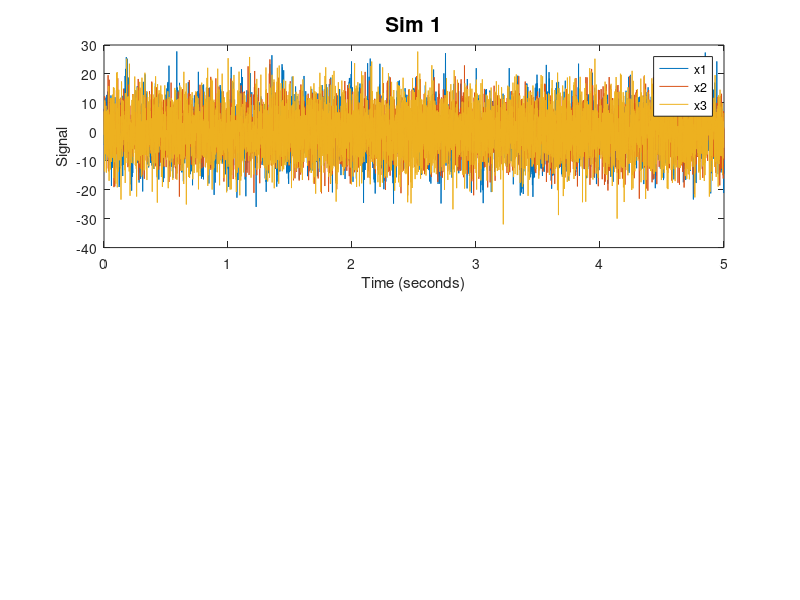

This chart was generated by the following MATLAB code: (Note: this script raises an error after producing the figure.)
%% Simulation 1, 3 N network

T = 5;      % total length of recording (seconds)
dt = 0.001; % seconds

f0 = 1/dt;  % sampling frequency (Hz)
N1 = T*f0;   % number of samples needed
df = 1/T;   % frequency resolution
fNQ = f0/2; % Nyquist frequency

taxis = dt:dt:T; % time axis
%%% simulate data ---------------------------------------------------------
a1 = 0.07*[hann(20)', -0.5*ones(20,1)']';   %AR coefficients for signal 1
a2 = 0.05*[-0.5*ones(20,1)', hann(20)']';    %                  ...signal 2
a3 = -.3*ones(size(a1));                    %                  ...signal 3

L = length(a1);                             % Number of AR terms.
N = N1+L;                                 % Number of time steps.

x1 = zeros(N,1);
x2 = zeros(N,1);                           %Create the AR model,
x3 = zeros(N,1);    

noise = 7;                                 % noise level

for k=L+1:N                                % For each time step,
    x1(k) = sum(a1.*x1(k-1:-1:k-L)) + sum(a2.*x2(k-1:-1:k-L)) +  noise*randn();
    x2(k) = sum(a2.*x2(k-1:-1:k-L)) + noise*randn();
    x3(k) = sum(a3.*x3(k-1:-1:k-L)) + noise*randn();  %...x(now) depends on past.
end
x1 = x1(L+1:end);                          % Drop the first L terms (0s).   
x2 = x2(L+1:end);                             
x3 = x3(L+1:end);

figure;
subplot (2,3,[1 3])                              %Plot signals.
plot(taxis,x1)
hold on
plot(taxis,x2)
plot(taxis,x3)
ylabel('Signal')
xlabel('Time (seconds)')
legend('x1','x2','x3')
title('Sim 1','FontSize',15);

%%% Define inputs for model building and GoF -------------------------
data = [x1';x2';x3'];                      % Conglomerate data in one matrix
nlags = 40;                               % Define order of AR model
                                           % needs to be larger than true
                                           % order
%%%% true coefficients 
true_coeffs = cell(3);
true_coeffs{1,1} = padarray(a1,nlags-L,'post'); % True coefficents up to 
true_coeffs{1,2} = padarray(a2,nlags-L,'post'); %     number of lags being estimated
true_coeffs{1,3} = zeros(nlags,1);

true_coeffs{2,1} = zeros(nlags,1);
true_coeffs{2,2} = padarray(a2,nlags-L,'post');
true_coeffs{2,3} = zeros(nlags,1);

true_coeffs{3,1} = zeros(nlags,1);
true_coeffs{3,2} = zeros(nlags,1);
true_coeffs{3,3} = padarray(a3,nlags-L,'post');

tic
[ adj_spline ] = build_ar_splines( data, nlags); % Build network using splines
splinetime  = toc;
tic
[ adj_stand] = build_ar( data, nlags );          % Build network using standard ar
standardtime = toc;



subplot 234; 
adj_true = [1 1 0; 0 1 0; 0 0 1];          % Plot true network
plotNetwork(adj_true)
title('Truth');
subplot 235;                               % Plot network using standard regressors
str = {num2str(standardtime), ' seconds' };
plotNetwork(adj_stand)
title(strcat({'Standard, '},num2str(standardtime),{' s'}))
subplot 236;                               % Plot network using spline regressors
plotNetwork(adj_spline)
title(strcat({'Spline, '},num2str(splinetime),{' s'}))


b_est = ar_gof(adj_spline, adj_stand,data, nlags,true_coeffs,taxis,1); % Run goodness of fit tests

%% Simulation 2, 3 N network
T = 5;      % total length of recording (seconds)
dt = 0.001; % seconds

f0 = 1/dt;  % sampling frequency (Hz)
N1 = T*f0;   % number of samples needed
df = 1/T;   % frequency resolution
fNQ = f0/2; % Nyquist frequency

taxis = dt:dt:T; % time axis
%%% Simulate signals --------------------------------------------------
a1 = 0.07*[hann(20)', -0.5*ones(20,1)']';   %AR coeffictients for signal 1
a2 = 0.03*[-0.5*ones(20,1)', hann(20)']';   %                  ...signal 2
a3 = -.3*ones(size(a1));                    %                  ...signal 3

L = length(a1);                             % Number of AR terms.

N = N1+L;                                 % Number of time steps.
x1 = zeros(N,1);
x2 = zeros(N,1);    
x3 = zeros(N,1);
noise = 7;                                  % noise level


                                            % Create AR model
for k=L+1:N                                 %For each time step,
    x1(k) = sum(a1.*x1(k-1:-1:k-L)) + sum(a2.*x2(k-1:-1:k-L)) +  noise*randn();
    x2(k) = sum(a2.*x2(k-1:-1:k-L)) + sum(a1.*x1(k-1:-1:k-L)) + noise*randn();
    x3(k) = sum(a3.*x3(k-1:-1:k-L)) + noise*randn();  %...x(now) depends on past.  
end
x1 = x1(L+1:end);       
x2 = x2(L+1:end);                           %Drop the first terms (0s).
x3 = x3(L+1:end);

figure(1);
subplot(2,3,[1 3])                          %Plot signals.
plot(taxis,x1)
hold on
plot(taxis,x2)
plot(taxis,x3)
ylabel('Signal')
xlabel('Time (seconds)')
legend('x1','x2','x3')

title('Scenario 2: 1 drives 1 and 2, 2 drives 1 and 2, and 3 is independent');

%%% Define inputs for model building and GoF -------------------------
data = [x1';x2';x3'];                      % Conglomerate data in one matrix
nlags = 100;                                % Define order of AR model

%%%% true coefficients

true_coeffs = cell(3);
true_coeffs{1,1} = padarray(a1,nlags-L,'post'); % True coefficents up to 
true_coeffs{1,2} = padarray(a2,nlags-L,'post'); %     number of lags being estimated
true_coeffs{1,3} = zeros(nlags,1);

true_coeffs{2,1} = padarray(a1,nlags-L,'post');
true_coeffs{2,2} = padarray(a2,nlags-L,'post');
true_coeffs{2,3} = zeros(nlags,1);

true_coeffs{3,1} = zeros(nlags,1);
true_coeffs{3,2} = zeros(nlags,1);
true_coeffs{3,3} = padarray(a3,nlags-L,'post');


tic
[ adj_spline ] = build_ar_splines( data, nlags); % Build network using splines
splinetime  = toc;
tic
[ adj_stand] = build_ar( data, nlags );          % Build network using standard AR
standardtime = toc; 

subplot 234; 
adj_true = [1 1 0; 1 1 0; 0 0 1];          % Plot true network
plotNetwork(adj_true)
title('Truth');
subplot 235;                               % Plot network using standard regressors
plotNetwork(adj_stand)
title(strcat({'Standard, '},num2str(standardtime),{' s'}))
subplot 236;                               % Plot network using spline regressors
plotNetwork(adj_spline)
title(strcat({'Spline, '},num2str(splinetime),{' s'}))

 
ar_gof(adj_spline, adj_stand,data, nlags,true_coeffs,taxis,1); % Run goodness of fit tests

%% Simulation 3, 3 N network
T = 5;      % total length of recording (seconds)
dt = 0.001; % seconds

f0 = 1/dt;  % sampling frequency (Hz)
N1 = T*f0;   % number of samples needed
df = 1/T;   % frequency resolution
fNQ = f0/2; % Nyquist frequency

taxis = dt:dt:T; % time axis

%%% Simulate signals ----------------------------------------------------
a1 = 0.07*[hann(20)', -0.5*ones(20,1)']';   % AR coefficients for signal 1
a3 = 0.03*[-0.5*ones(20,1)', hann(20)']';%-.3*ones(size(a1));       %  ... signal 3

L = length(a1);                            % Number of AR terms.

N = N1+L;                                % Number of time steps.


noise = 5 ;                                % noise level


x1 = zeros(N,1);                           % Create the AR model, 
x2 = zeros(N,1);                           
x3 = zeros(N,1);                             
                                 
for k=L+1:N 
                                                      % for each time step,
    x1(k) = sum(a1.*x3(k-1:-1:k-L)) + noise*randn();
    x2(k) = sum(a1.*x3(k-1:-1:k-L)) + noise*randn();
    x3(k) = sum(a3.*x3(k-1:-1:k-L)) + noise*randn();  %...x(now) depends on past.                                        %...x(now) depends on past.

end
x1 = x1(L+1:end);                                     % Drop the first terms (0s).
x2 = x2(L+1:end);
x3 = x3(L+1:end);                           



figure;
subplot(2,3,[1 3])                              % Plot signals.
plot(taxis,x1)
hold on
plot(taxis,x2)
plot(taxis,x3)
ylabel('Signal')
xlabel('Time (seconds)')
legend('x1','x2','x3')
title('Scenario 3: 3 drives 1 and 2');

%%% Define inputs for model building with splines -------------------------
data = [x1';x2';x3'];                      % Conglomerate data in one matrix
nlags = 40;                                % Define order of AR model

%%%% true coefficients

true_coeffs = cell(3);
true_coeffs{1,1} = zeros(nlags,1);       % True coefficents up to 
true_coeffs{1,2} = zeros(nlags,1);       %     number of lags being estimated
true_coeffs{1,3} = padarray(a1,nlags-L,'post');

true_coeffs{2,1} = zeros(nlags,1);
true_coeffs{2,2} = zeros(nlags,1);
true_coeffs{2,3} = padarray(a1,nlags-L,'post');

true_coeffs{3,1} = zeros(nlags,1);
true_coeffs{3,2} = zeros(nlags,1);
true_coeffs{3,3} = padarray(a3,nlags-L,'post');


tic
[ adj_spline ] = build_ar_splines( data, nlags); % Build network using splines
splinetime  = toc;
tic
[ adj_stand] = build_ar( data, nlags );          % Build network using standard AR
standardtime = toc;

subplot 234; 
adj_true = [0 0 1; 0 0 1; 0 0 1];          % Plot true network
plotNetwork(adj_true)
title('Truth');
          
subplot 235;                               % Plot network using standard regressors
plotNetwork(adj_stand)
title(strcat({'Standard, '},num2str(standardtime),{' s'}))

subplot 236;                               % Plot network using spline regressors
plotNetwork(adj_spline)
title(strcat({'Spline, '},num2str(splinetime),{' s'}))



ar_gof(adj_spline, adj_stand,data, nlags,true_coeffs,taxis,3); % Run goodness of fit tests

%% Simulation 4, 6 N network---------------------------------------------
T = 5;      % total length of recording (seconds)
dt = 0.001; % seconds

f0 = 1/dt;  % sampling frequency (Hz)
N1 = T*f0;   % number of samples needed
df = 1/T;   % frequency resolution
fNQ = f0/2; % Nyquist frequency

taxis = dt:dt:T; % time axis

a1 = 0.07*[0.1*hann(20)', -0.5*ones(20,1)']';
%a1 = 0.07*[hann(20)', -0.5*ones(20,1)']';   %AR coefficients for signal 1
a2 = 0.03*[-0.5*ones(20,1)', hann(20)']';    %                  ...signal 2
a3 = -0.3*ones(size(a1));                    %                  ...signal 3
a4 = 0.02*[hann(30)', -0.2*ones(1,10)]';
a5 = 0.1*[-0.8*ones(1,30), -0.8*hann(10)']';
a6 = 0.25*[-0.6*ones(20,1)', -0.2*hann(20)']'; 


L = length(a1);                             % Number of AR terms.
N = N1+L;                                 % Number of time steps.

x1 = zeros(N,1);
x2 = zeros(N,1);                           %Create the AR model,
x3 = zeros(N,1);    
x4 = zeros(N,1);
x5 = zeros(N,1);
x6 = zeros(N,1);

noise = 7;                                 % noise level

for k=L+1:N                                % For each time step,
    x1(k) = sum(a1.*x1(k-1:-1:k-L)) + sum(a2.*x2(k-1:-1:k-L)) +  noise*randn(); 
    x2(k) = sum(a1.*x2(k-1:-1:k-L)) + sum(a4.*x4(k-1:-1:k-L)) +noise*randn();
    x3(k) = sum(a3.*x3(k-1:-1:k-L)) + sum(a2.*x4(k-1:-1:k-L)) + noise*randn();  %...x(now) depends on past.

    x4(k) = sum(a4.*x4(k-1:-1:k-L)) + noise*randn();
    x5(k) = sum(a5.*x2(k-1:-1:k-L)) + sum(a4.*x5(k-1:-1:k-L)) +noise*randn();
    x6(k) = sum(a6.*x6(k-1:-1:k-L)) + sum(a4.*x3(k-1:-1:k-L)) +noise*randn();
end
x1 = x1(L+1:end);                          % Drop the first L terms (0s).   
x2 = x2(L+1:end);                             
x3 = x3(L+1:end);
x4 = x4(L+1:end);
x5 = x5(L+1:end);
x6 = x6(L+1:end);
figure;
subplot (2,3,[1 3])                              %Plot signals.
plot(taxis,x1)
hold on
plot(taxis,x2)
plot(taxis,x3)
plot(taxis,x4)
plot(taxis,x5)
plot(taxis,x6)
ylabel('Signal')
xlabel('Time')
legend('x1','x2','x3','x4','x5','x6')
title('Six Node Network','FontSize',15);

data = [x1';x2';x3';x4';x5';x6'];                      % Conglomerate data in one matrix
nlags = 40;                               % Define order of AR model
                                           % needs to be larger than true
                                           % order

%%%% true coefficients 
true_coeffs = cell(6);
true_coeffs{1,1} = padarray(a1,nlags-L,'post'); % True coefficents up to 
true_coeffs{1,2} = padarray(a2,nlags-L,'post'); %     number of lags being estimated
true_coeffs{1,3} = zeros(nlags,1);
true_coeffs{1,4} = zeros(nlags,1);
true_coeffs{1,5} = zeros(nlags,1);
true_coeffs{1,6} = zeros(nlags,1);

true_coeffs{2,1} = zeros(nlags,1);
true_coeffs{2,2} = padarray(a1,nlags-L,'post');
true_coeffs{2,3} = zeros(nlags,1);
true_coeffs{2,4} = padarray(a4,nlags-L,'post');
true_coeffs{2,5} = zeros(nlags,1);
true_coeffs{2,6} =zeros(nlags,1);

true_coeffs{3,1} = zeros(nlags,1);
true_coeffs{3,2} = zeros(nlags,1);
true_coeffs{3,3} = padarray(a3,nlags-L,'post');
true_coeffs{3,4} = padarray(a2,nlags-L,'post');
true_coeffs{3,5} = zeros(nlags,1);
true_coeffs{3,6} = zeros(nlags,1);

true_coeffs{4,1} = zeros(nlags,1);
true_coeffs{4,2} = zeros(nlags,1);
true_coeffs{4,3} = zeros(nlags,1);
true_coeffs{4,4} = padarray(a4,nlags-L,'post');
true_coeffs{4,5} = zeros(nlags,1);
true_coeffs{4,6} = zeros(nlags,1);

true_coeffs{5,1} = zeros(nlags,1);
true_coeffs{5,2} = padarray(a5,nlags-L,'post');
true_coeffs{5,3} = zeros(nlags,1);
true_coeffs{5,4} = zeros(nlags,1);
true_coeffs{5,5} = padarray(a4,nlags-L,'post');
true_coeffs{5,6} = zeros(nlags,1);

true_coeffs{6,1} = zeros(nlags,1);
true_coeffs{6,2} = zeros(nlags,1);
true_coeffs{6,3} = padarray(a4,nlags-L,'post');
true_coeffs{6,4} = zeros(nlags,1);
true_coeffs{6,5} = zeros(nlags,1);
true_coeffs{6,6} = padarray(a6,nlags-L,'post');


tic
[ adj_spline ] = build_ar_splines( data, nlags); % Build network using splines
splinetime  = toc;
tic
[ adj_stand] = build_ar( data, nlags );          % Build network using standard ar
standardtime = toc;

subplot 234;                                     % Plot true network
adj_true = [1 1 0 0 0 0; 0 1 0 1 0 0; 0 0 1 1 0 0; 0 0 0 1 0 0; 0 1 0 0 1 0; 0 0 1 0 0 1];  

plotNetwork(adj_true)
title('Truth');
subplot 235;                               % Plot network using standard regressors
str = {num2str(standardtime), ' seconds' };
plotNetwork(adj_stand)
title(strcat({'Standard, '},num2str(standardtime),{' s'}))
subplot 236;                               % Plot network using spline regressors
plotNetwork(adj_spline)
title(strcat({'Spline, '},num2str(splinetime),{' s'}))

 
b_est = ar_gof(adj_spline, adj_stand,data, nlags,true_coeffs,taxis,1); % Run goodness of fit tests

% %%
% h = get(0,'children');
% for i=1:length(h)
%   saveas(h(i), ['figure' num2str(i)], 'jpg');
% end
